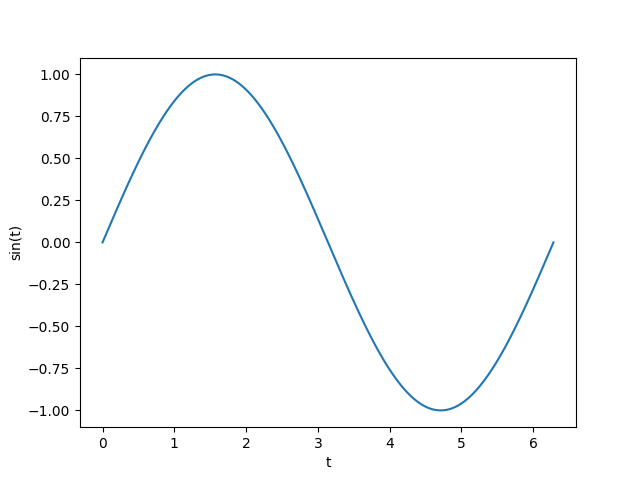

Recreate this plot in Python.
import numpy as np
import matplotlib.pylab as plt

t = np.linspace(0,2*np.pi,2000)

y = np.sin(t)

plt.figure()
plt.plot(t,y)
plt.xlabel("t")
plt.ylabel("sin(t)")
plt.savefig("seno")